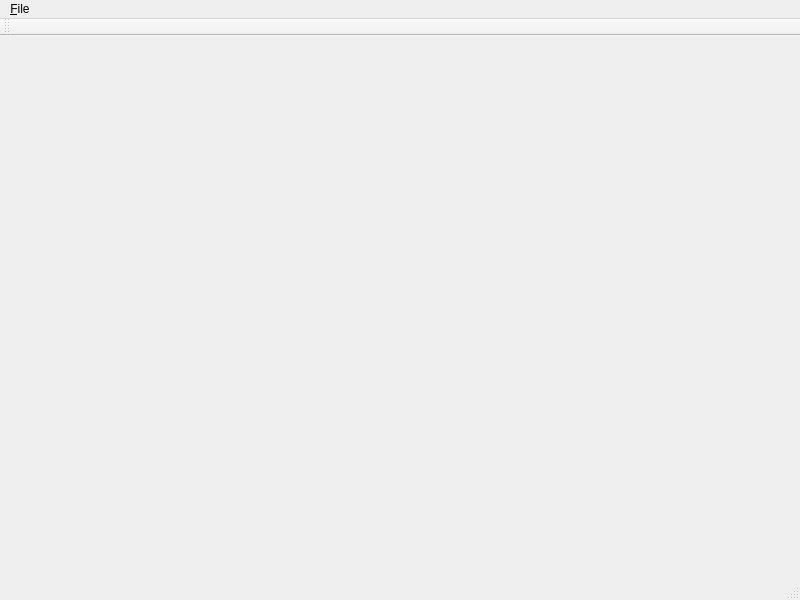
<?xml version="1.0" encoding="UTF-8"?>
<ui version="4.0">
 <class>MainWindow</class>
 <widget class="QMainWindow" name="MainWindow">
  <property name="geometry">
   <rect>
    <x>0</x>
    <y>0</y>
    <width>800</width>
    <height>600</height>
   </rect>
  </property>
  <property name="windowTitle">
   <string>Layoutie</string>
  </property>
  <widget class="QWidget" name="centralwidget">
   <layout class="QHBoxLayout" name="horizontalLayout">
    <item>
     <widget class="QTabWidget" name="tabWidget">
      <property name="documentMode">
       <bool>true</bool>
      </property>
      <property name="tabsClosable">
       <bool>true</bool>
      </property>
      <property name="movable">
       <bool>true</bool>
      </property>
     </widget>
    </item>
   </layout>
  </widget>
  <widget class="QMenuBar" name="menubar">
   <property name="geometry">
    <rect>
     <x>0</x>
     <y>0</y>
     <width>800</width>
     <height>20</height>
    </rect>
   </property>
   <widget class="QMenu" name="menu_File">
    <property name="title">
     <string>&amp;File</string>
    </property>
    <addaction name="action_New"/>
    <addaction name="action_Open"/>
    <addaction name="action_Save"/>
    <addaction name="actionSave_As"/>
    <addaction name="action_Close"/>
    <addaction name="separator"/>
    <addaction name="actionE_xit"/>
   </widget>
   <addaction name="menu_File"/>
  </widget>
  <widget class="QStatusBar" name="statusbar"/>
  <widget class="QToolBar" name="toolBar">
   <property name="windowTitle">
    <string>toolBar</string>
   </property>
   <attribute name="toolBarArea">
    <enum>TopToolBarArea</enum>
   </attribute>
   <attribute name="toolBarBreak">
    <bool>false</bool>
   </attribute>
  </widget>
  <action name="action_New">
   <property name="text">
    <string>&amp;New</string>
   </property>
   <property name="shortcut">
    <string>Ctrl+N</string>
   </property>
  </action>
  <action name="action_Open">
   <property name="text">
    <string>&amp;Open...</string>
   </property>
   <property name="shortcut">
    <string>Ctrl+O</string>
   </property>
  </action>
  <action name="action_Save">
   <property name="text">
    <string>&amp;Save</string>
   </property>
   <property name="shortcut">
    <string>Ctrl+S</string>
   </property>
  </action>
  <action name="actionSave_As">
   <property name="text">
    <string>Save &amp;As...</string>
   </property>
  </action>
  <action name="actionE_xit">
   <property name="text">
    <string>E&amp;xit</string>
   </property>
  </action>
  <action name="action_Close">
   <property name="text">
    <string>&amp;Close</string>
   </property>
  </action>
 </widget>
 <resources/>
 <connections>
  <connection>
   <sender>actionE_xit</sender>
   <signal>triggered()</signal>
   <receiver>MainWindow</receiver>
   <slot>close()</slot>
   <hints>
    <hint type="sourcelabel">
     <x>-1</x>
     <y>-1</y>
    </hint>
    <hint type="destinationlabel">
     <x>399</x>
     <y>299</y>
    </hint>
   </hints>
  </connection>
 </connections>
</ui>
